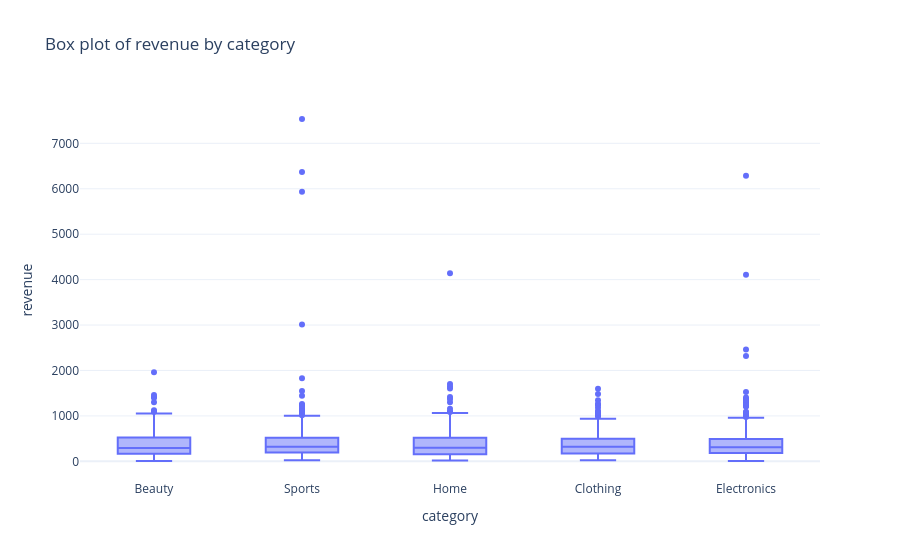

Write notebook code for a chart like this one.
### Code cell
plots.box(df, 'revenue', 'category')

### Figure 1 — Plotly figure (JSON) as saved in the notebook; plotly's stock layout.template omitted (floating-point values rounded to 4 significant figures; data arrays with more than 128 entries replaced by an {"elided": "..."} marker saying what was removed)
{"data": [{"alignmentgroup": "True", "boxpoints": "outliers", "hovertemplate": "category=%{x}<br>revenue=%{y}<extra></extra>", "legendgroup": "", "marker": {"color": "#636efa"}, "name": "", "notched": false, "offsetgroup": "", "orientation": "v", "showlegend": false, "type": "box", "x": {"elided": "2025 str values"}, "x0": " ", "xaxis": "x", "y": {"elided": "2025 float values"}, "y0": " ", "yaxis": "y"}], "layout": {"boxmode": "group", "legend": {"tracegroupgap": 0}, "title": {"text": "Box plot of revenue by category"}, "xaxis": {"anchor": "y", "domain": [0.0, 1.0], "title": {"text": "category"}}, "yaxis": {"anchor": "x", "domain": [0.0, 1.0], "title": {"text": "revenue"}}}}
